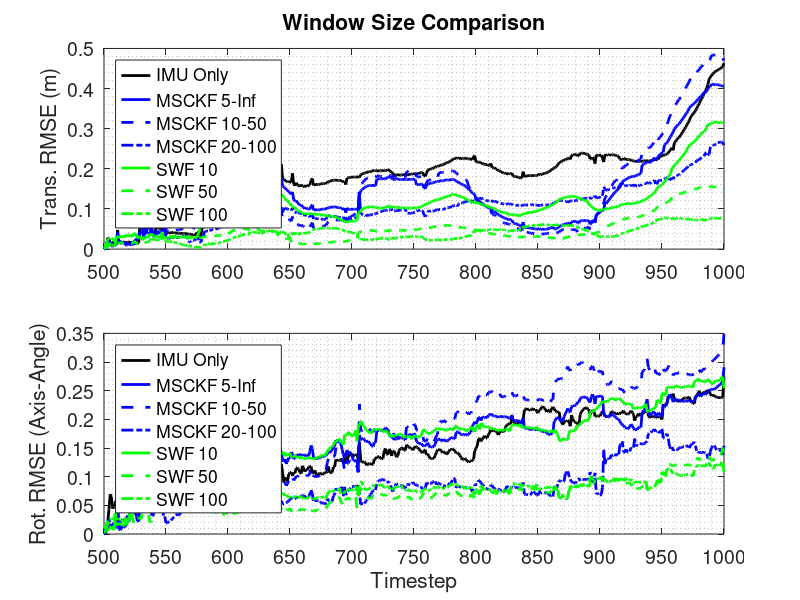

Recreate this plot in MATLAB. (Note: this script raises an error after producing the figure.)
%% Load data
clear; close all; clc;

% 500-1000
swf10 = load('swf_500_1000_10_dataset3.mat');
swf50 = load('swf_500_1000_50_dataset3.mat');
swf100 = load('swf_500_1000_100_dataset3.mat');
msckf5 = load('msckf_500_1000_min5_maxInf');
msckf10 = load('msckf_500_1000_min10_max50');
msckf20 = load('msckf_500_1000_min20_max100');
imu = load('imu_500_1000.mat');
kStart = 500; kEnd = 1000;

% 1215-1715
% swf10 = load('swf_1215_1715_10_dataset3.mat');
% swf50 = load('swf_1215_1715_50_dataset3.mat');
% swf100 = load('swf_1215_1715_100_dataset3.mat');
% msckf5 = load('msckf_1215_1715_min5_maxInf');
% msckf10 = load('msckf_1215_1715_min10_max50');
% msckf20 = load('msckf_1215_1715_min20_max100');
% imu = load('imu_1215_1715.mat');
% kStart = 1215; kEnd = 1715;

%% Compute RMSE
swf10_trans_rmse = sqrt(mean(swf10.swf_trans_err.^2,1));
swf10_rot_rmse = sqrt(mean(swf10.swf_rot_err.^2,1));

swf50_trans_rmse = sqrt(mean(swf50.swf_trans_err.^2,1));
swf50_rot_rmse = sqrt(mean(swf50.swf_rot_err.^2,1));

swf100_trans_rmse = sqrt(mean(swf100.swf_trans_err.^2,1));
swf100_rot_rmse = sqrt(mean(swf100.swf_rot_err.^2,1));

msckf5_trans_rmse = sqrt(mean(msckf5.msckf_trans_err.^2,1));
msckf5_rot_rmse = sqrt(mean(msckf5.msckf_rot_err.^2,1));

msckf10_trans_rmse = sqrt(mean(msckf10.msckf_trans_err.^2,1));
msckf10_rot_rmse = sqrt(mean(msckf10.msckf_rot_err.^2,1));

msckf20_trans_rmse = sqrt(mean(msckf20.msckf_trans_err.^2,1));
msckf20_rot_rmse = sqrt(mean(msckf20.msckf_rot_err.^2,1));

imu_trans_rmse = sqrt(mean(imu.msckf_trans_err.^2,1));
imu_rot_rmse = sqrt(mean(imu.msckf_rot_err.^2,1));

%% Plot stuff
figure(1); clf;
fontSize = 14;
lineWidth = 2;
pos = [200,200,640,480];
xLim = [kStart,kEnd];
k = kStart:kEnd;
xticks = linspace(kStart,kEnd,11);

set(gcf, 'Position', pos);

% Translational RMSE
subplot(2,1,1);
plot(k,imu_trans_rmse, '-k', 'LineWidth', lineWidth); hold on;
plot(k,msckf5_trans_rmse, '-b', 'LineWidth', lineWidth);
plot(k,msckf10_trans_rmse, '--b', 'LineWidth', lineWidth);
plot(k,msckf20_trans_rmse, '-.b', 'LineWidth', lineWidth);
plot(k,swf10_trans_rmse, '-g', 'LineWidth', lineWidth);
plot(k,swf50_trans_rmse, '--g', 'LineWidth', lineWidth);
plot(k,swf100_trans_rmse, '-.g', 'LineWidth', lineWidth);
xlim(xLim);
set(gca,'XTick',xticks);
legend('IMU Only','MSCKF 5-Inf', 'MSCKF 10-50', 'MSCKF 20-100', 'SWF 10', 'SWF 50', 'SWF 100','Location', 'northwest');
title('Window Size Comparison');
ylabel('Trans. RMSE (m)')
set(gca,'FontSize',fontSize)
grid minor; box on;

% Rotational RMSE
subplot(2,1,2);
plot(k,imu_rot_rmse, '-k', 'LineWidth', lineWidth); hold on;
plot(k,msckf5_rot_rmse, '-b', 'LineWidth', lineWidth);
plot(k,msckf10_rot_rmse, '--b', 'LineWidth', lineWidth);
plot(k,msckf20_rot_rmse, '-.b', 'LineWidth', lineWidth);
plot(k,swf10_rot_rmse, '-g', 'LineWidth', lineWidth);
plot(k,swf50_rot_rmse, '--g', 'LineWidth', lineWidth);
plot(k,swf100_rot_rmse, '-.g', 'LineWidth', lineWidth);
xlim(xLim);
set(gca,'XTick',xticks);
legend('IMU Only','MSCKF 5-Inf', 'MSCKF 10-50', 'MSCKF 20-100', 'SWF 10', 'SWF 50', 'SWF 100','Location', 'northwest');
ylabel('Rot. RMSE (Axis-Angle)');
xlabel('Timestep');
set(gca,'FontSize',fontSize)
grid minor; box on;

%% Export figure
fileName = sprintf('RMSE-Comparison-WindowSize-%d-%d.pdf',kStart,kEnd);
export_fig(gcf, fileName, '-transparent');